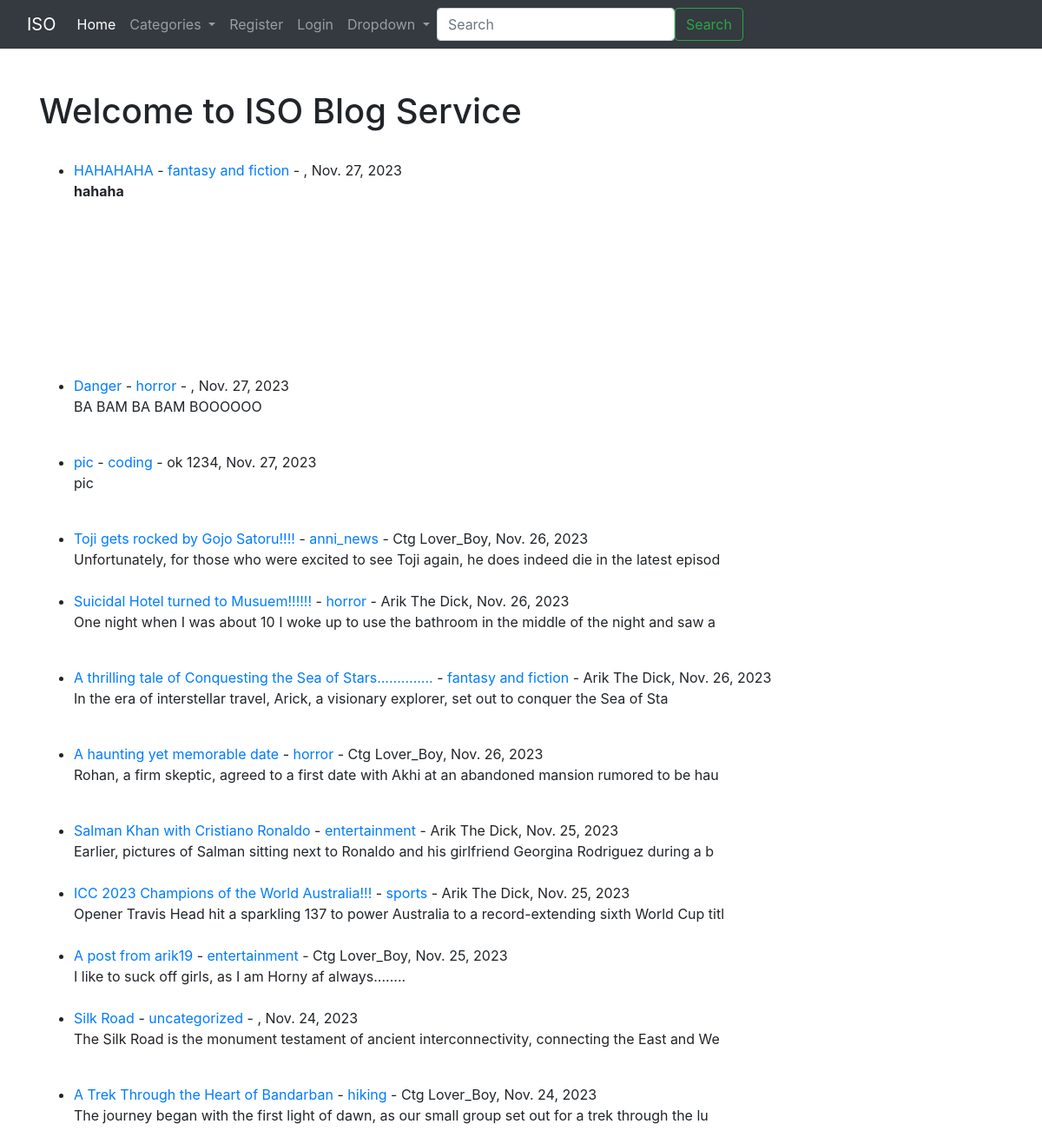
/ (upper part), run on an earlier commit of the app's database.
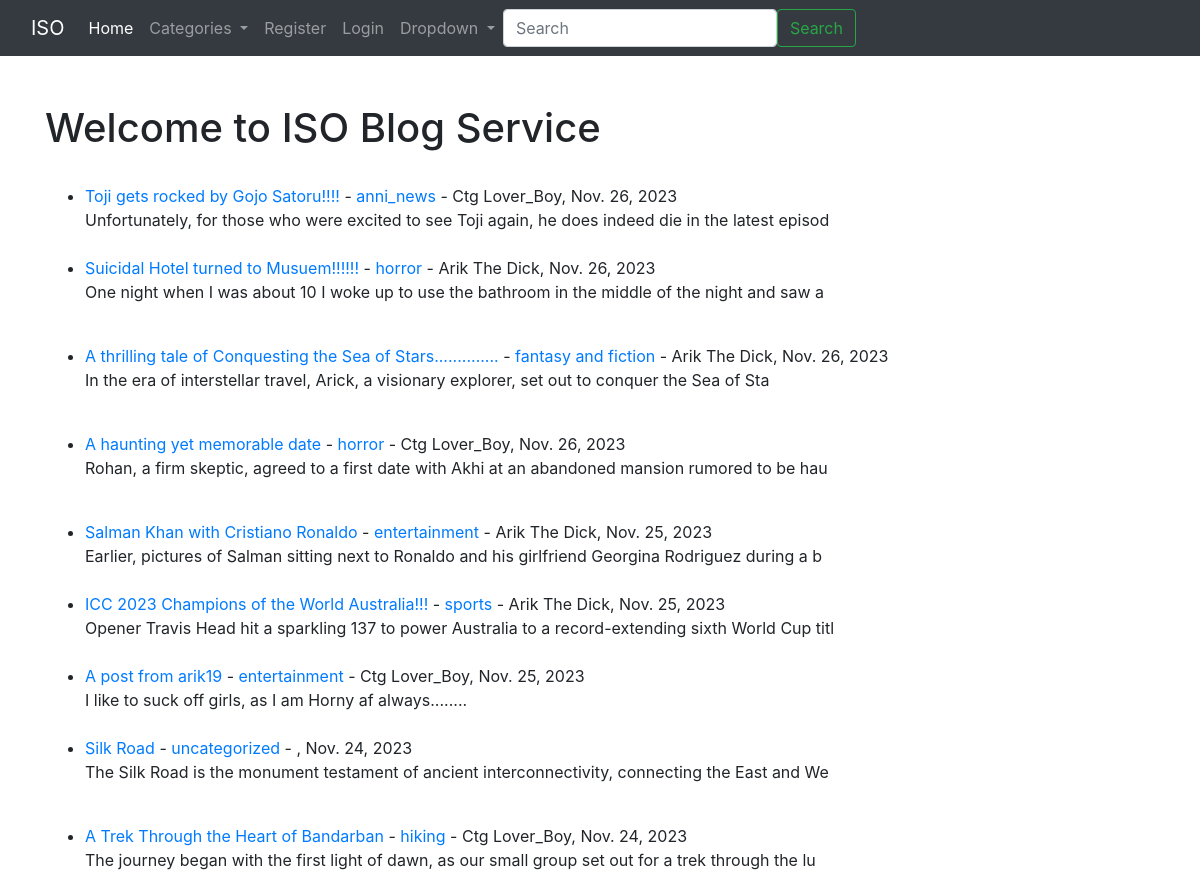
And on a later commit of the database.
### ISO_Blog/models.py (models this page shows, shortened)
class Post(models.Model):
    title=models.CharField(max_length=255)
    title_tag=models.CharField(max_length=255)
    author=models.ForeignKey(User, on_delete=models.CASCADE)
    body=models.TextField()
    post_date=models.DateField(auto_now_add=True)
    category=models.CharField(max_length=255, default='uncategorized')
    likes = models.ManyToManyField(User, related_name='blog_posts')

### ISO_Blog/views.py (the view)
# urls.py: path('', Homeview.as_view(), name='Home'),
class Homeview(ListView):
    model=Post
    template_name='home.html'
    ordering=['-post_date']
    def get_context_data(self, *args, **kwargs):
        cat_menu = Category.objects.all()
        context = super(Homeview, self).get_context_data(*args, **kwargs)
        context["cat_menu"] = cat_menu
        return context

### ISO_Blog/models.py (called while the page is built)
    def __str__(self):
        return self.name

### ISO_Blog/templates/home.html (shortened to what this page needs)
{% extends 'base.html' %}
{% block content %}
<h1>Welcome to ISO Blog Service</h1>
<ul>
{% for post in object_list %}
    <br/>
    <li><a href="{% url 'post_details' post.pk %}">{{post.title}}</a> - <a href="{%url 'category' post.category|slugify %}">
    {{ post.category }}</a> - {{ post.author.first_name }}
    {{ post.author.last_name }},
    {{ post.post_date }}
    <br/>
    {{post.body|slice:":100"|safe }}</li>
{% endfor %}
</ul>
{% endblock %}

What changed in the data, as far as the page shows it:
removed Post: title "HAHAHAHA", category "fantasy and fiction", post_date "Nov. 27, 2023", body "hahaha"
removed Post: title "Danger", category "horror", post_date "Nov. 27, 2023", body "BA BAM BA BAM BOOOOOO"
removed Post: title "pic", category "coding", author.first_name "ok", author.last_name "1234", post_date "Nov. 27, 2023", body "pic"
